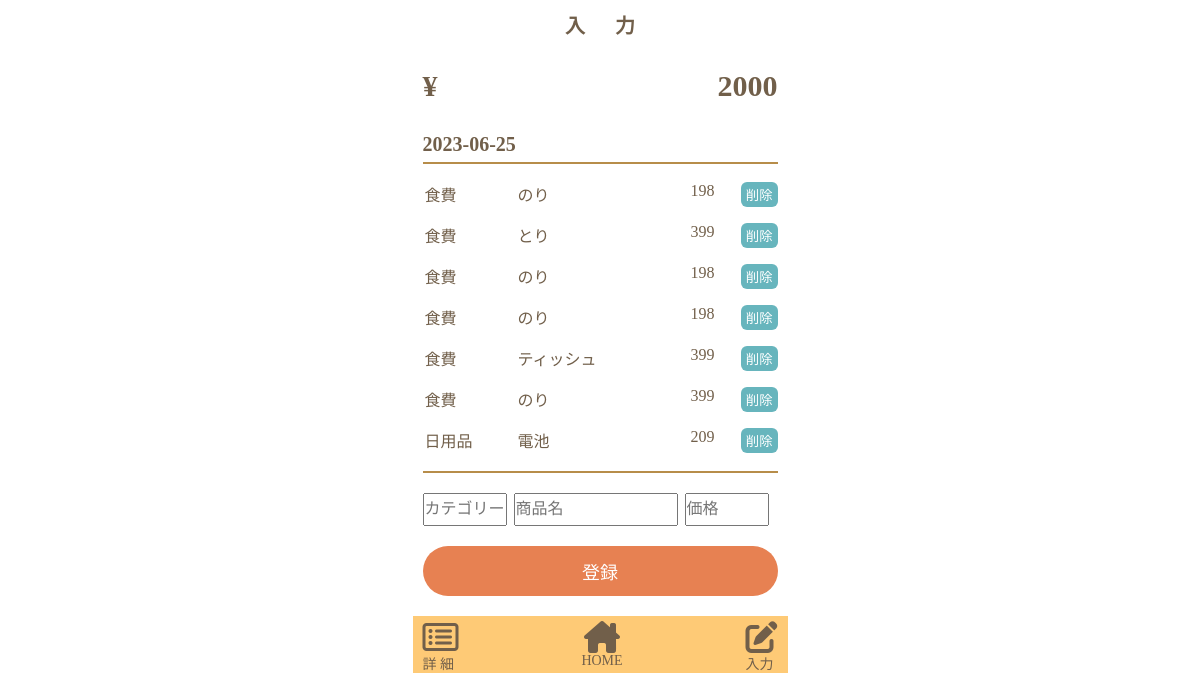
Screenshot of /input/2023-06-25 with the database file from the repository.
### tables this page shows
CREATE TABLE items(id integer primary key autoincrement,name text,price integer,category text,date text);

### index.py (the view)
@app.route("/input/<date>", methods=["GET"])
def get_input(date):
    input_detail_link = create_detail_link()
    db = sqlite3.connect("expenses.db", isolation_level=None)
    sql = f"SELECT id,name,price,category FROM items WHERE date = '{date}'"
    items = db.execute(sql)
    pricies = []
    for item in items:
        pricies.append(item[2])
    total_price = sum(pricies)
    result = db.execute(sql)
    return render_template(
        "input.html",
        result=result,
        total_price=total_price,
        date=date,
        input_detail_link=input_detail_link,
    )

### index.py (called while the page is built)
def create_detail_link():
    dt_now = datetime.datetime.now()
    this_month = dt_now.strftime("%Y-%m")
    return "/detail/" + this_month

### templates/input.html (shortened to what this page needs)
<!DOCTYPE html>
<html>
<head>
  <link rel="stylesheet" href="https://cdnjs.cloudflare.com/ajax/libs/font-awesome/6.1.1/css/all.min.css">
  <link href="../static/css/style.css" rel="stylesheet" type="text/css">
  <link href="../static/css/input.css" rel="stylesheet" type="text/css">
</head>
<body>
  <div class="wrap">
    <header class="header">
      <h1>入力</h1>
    </header>
    <main class="main">
      <h3 id="total_price">
        <dl>
          <dd>¥</dd>
          <dd>{{ total_price }}</dd>
        </dl>
      </h3>
      <h4>{{ date }}</h4>
      <form action="{{ url_for('delete_data') }}" method="post" enctype="multipart/form-data" id="date">
        <ul id="enterd_list">
          {% for item in result %}
          <li>
            <dl>
              <dd id="category">{{ item[3] }}</dd>
              <dd id="item_name">{{ item[1] }}</dd>
              <dd id="price">{{ item[2] }}</dd>
            </dl>
            <button type="submit" class="delete_button" name="delete_id" value="{{ item[0] }}">削除</button>
          </li>
          {% endfor %}
        </ul>
      </form>
      <form action="{{ url_for('post_input') }}" method="post">
        <div id="form_area">
          <input type="text" class="input_category text_box" name="category" placeholder="カテゴリー" required>
          <input type="text" class="input_item text_box" name="item" placeholder="商品名" required>
          <input type="tel" class="input_price text_box" name="price" placeholder="価格" required>
        </div>
        <input type="submit" class="enter_button" value="登録">
      </form>
    </main>
    <footer id="footer">
      <div class="_bg">
        <ul>
          <li><a href="{{ input_detail_link }}">
              <dl>
                <dd class="list_icon"><i class="fa-regular fa-rectangle-list fa-2x"></i></dd>
                <dd class="list_text">詳 細</dd>
              </dl>
            </a></li>
          <li><a href="/">
              <dl>
                <dd class="list_icon"><i class="fa-solid fa-house-chimney fa-2x"></i></dd>
                <dd class="list_text">HOME</dd>
              </dl>
            </a></li>
          <li><a href="">
              <dl>
                <dd class="list_icon"><i class="fa-solid fa-pen-to-square fa-2x"></i></dd>
                <dd class="list_text">入力</dd>
              </dl>
            </a></li>
        </ul>
      </div>
    </footer>
  </div>
</body>
</html>

### static/css/style.css (style rules this page uses)
html { overflow-x: clip; }
body { max-width: 375px; margin: 0 auto; color: #715F4A; box-sizing: border-box; font-weight: normal; -webkit-text-size-adjust: 100%; overflow-x: clip; }
.wrap { padding: 5px 10px 0px 10px; }
h1, h2, h3, h4, h5, h6 { font-size: 100%; }
a { text-decoration: none; color: inherit; }
ul { list-style: none; }
h1 { font-size: 20px; text-align: center; position: absolute; top: 0; left: 50%; transform: translateX(-50%); padding-top: 10px; }
#footer { position: sticky; bottom: 0; }
#footer ul { display: flex; justify-content: space-between; padding-top: 5px; margin: 0 auto; }
#footer ul li .list_icon { display: flex; justify-content: center; }
#footer ul li .list_text { font-size: 14px; }
._bg { margin-left: calc(50% - 50vw); margin-right: calc(50% - 50vw); padding-left: calc(50vw - 50%); padding-right: calc(50vw - 50%); background-color: #feca76; }

### static/css/input.css (style rules this page uses)
h1 { padding-top: 5px; position: relative; }
h4 { font-size: 20px; padding-bottom: 6px; }
#total_price { font-size: 30px; padding: 30px 0; }
#total_price dl { display: flex; justify-content: space-between; }
#enterd_list { border-top: solid 2px #B78D4A; border-bottom: solid 2px #B78D4A; padding: 10px 0; margin-bottom: 5px; }
#enterd_list li { display: flex; justify-content: space-between; padding: 8px 0; }
#enterd_list dl { display: flex; }
#item_name { width: 158px; margin: 0 9px; }
#price { width: 3em; }
#enterd_list dd { padding: 0 2px; }
.delete_button { background-color: #67b5bd; color: #fff; padding: 3px 5px; border: none; border-radius: 6px; }
#form_area { margin: 20px 0; }
.text_box { height: 1.8em; }
#category,.input_category { width: 5em; }
#item_name,.input_item { width: 10em; }
.input_price { width: 5em; }
.input_category,.input_item,.input_price { font-size: 16px; }
.input_item { margin: 0 3px; }
.enter_button { width: 100%; background-color: #e78152; font-size: 18px; color: #fff; padding: 12px 0; border-radius: 25px; border: none; margin-bottom: 20px; }

### rows the page displays
items: category "食費", name "のり", price "198", {{ item[0] }} 15 (drawn)
items: category "食費", name "とり", price "399", {{ item[0] }} 16 (drawn)
items: category "食費", name "のり", price "198", {{ item[0] }} 17 (drawn)
items: category "食費", name "のり", price "198", {{ item[0] }} 18 (drawn)
items: category "食費", name "ティッシュ", price "399", {{ item[0] }} 19 (drawn)
items: category "食費", name "のり", price "399", {{ item[0] }} 20 (drawn)
items: category "日用品", name "電池", price "209", {{ item[0] }} 21 (drawn)

### other values shown
{{ total_price }} "2000"
{{ date }} "2023-06-25"
